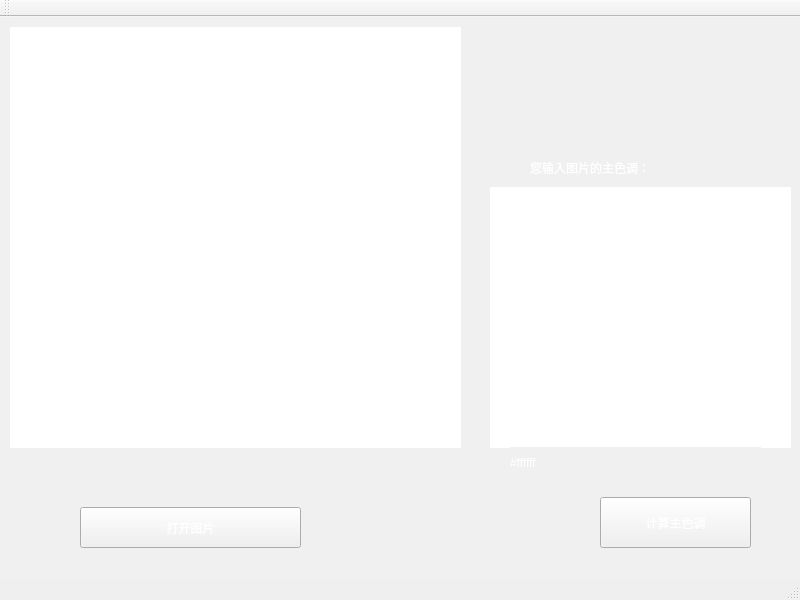
<?xml version="1.0" encoding="UTF-8"?>
<ui version="4.0">
 <class>MainWindow</class>
 <widget class="QMainWindow" name="MainWindow">
  <property name="geometry">
   <rect>
    <x>0</x>
    <y>0</y>
    <width>800</width>
    <height>600</height>
   </rect>
  </property>
  <property name="windowTitle">
   <string>调用GPU对图片的主色调进行计算</string>
  </property>
  <property name="styleSheet">
   <string notr="true">QWidget{
background-color: rgbrgb(248, 255, 187)
font: 9pt &quot;Microsoft YaHei UI&quot;;
color:rgb(255, 255, 255);
}
QMenuBar{
background-color: rgb(200, 200, 200);
font: 9pt &quot;Microsoft YaHei UI&quot;;
color:rgb(60, 60, 60);
}</string>
  </property>
  <widget class="QWidget" name="centralwidget">
   <property name="styleSheet">
    <string notr="true">background-color: rgb(240, 240, 240);</string>
   </property>
   <widget class="QLabel" name="mainColor">
    <property name="geometry">
     <rect>
      <x>490</x>
      <y>170</y>
      <width>301</width>
      <height>261</height>
     </rect>
    </property>
    <property name="styleSheet">
     <string notr="true">background-color: rgb(255, 255, 255);
</string>
    </property>
    <property name="text">
     <string/>
    </property>
   </widget>
   <widget class="QLabel" name="selectedPicture">
    <property name="geometry">
     <rect>
      <x>10</x>
      <y>10</y>
      <width>451</width>
      <height>421</height>
     </rect>
    </property>
    <property name="styleSheet">
     <string notr="true">background-color: rgb(255, 255, 255);</string>
    </property>
    <property name="text">
     <string/>
    </property>
   </widget>
   <widget class="QPushButton" name="btn_selectPicture">
    <property name="geometry">
     <rect>
      <x>80</x>
      <y>490</y>
      <width>221</width>
      <height>41</height>
     </rect>
    </property>
    <property name="styleSheet">
     <string notr="true">backgound-color:rgb(170, 170, 127);</string>
    </property>
    <property name="text">
     <string>打开图片</string>
    </property>
   </widget>
   <widget class="QPushButton" name="btn_computeInGPU">
    <property name="geometry">
     <rect>
      <x>600</x>
      <y>480</y>
      <width>151</width>
      <height>51</height>
     </rect>
    </property>
    <property name="styleSheet">
     <string notr="true">backgound-color:rgb(170, 170, 127);</string>
    </property>
    <property name="text">
     <string>计算主色调</string>
    </property>
   </widget>
   <widget class="QLabel" name="label">
    <property name="geometry">
     <rect>
      <x>530</x>
      <y>140</y>
      <width>221</width>
      <height>21</height>
     </rect>
    </property>
    <property name="text">
     <string>您输入图片的主色调：</string>
    </property>
   </widget>
   <widget class="QLabel" name="MainColor_info">
    <property name="geometry">
     <rect>
      <x>510</x>
      <y>430</y>
      <width>251</width>
      <height>31</height>
     </rect>
    </property>
    <property name="text">
     <string>#ffffff</string>
    </property>
   </widget>
  </widget>
  <widget class="QMenuBar" name="menubar">
   <property name="geometry">
    <rect>
     <x>0</x>
     <y>0</y>
     <width>800</width>
     <height>25</height>
    </rect>
   </property>
  </widget>
  <widget class="QStatusBar" name="statusbar"/>
  <widget class="QToolBar" name="toolBar">
   <property name="windowTitle">
    <string>toolBar</string>
   </property>
   <property name="styleSheet">
    <string notr="true"/>
   </property>
   <attribute name="toolBarArea">
    <enum>TopToolBarArea</enum>
   </attribute>
   <attribute name="toolBarBreak">
    <bool>false</bool>
   </attribute>
  </widget>
 </widget>
 <resources/>
 <connections/>
</ui>
